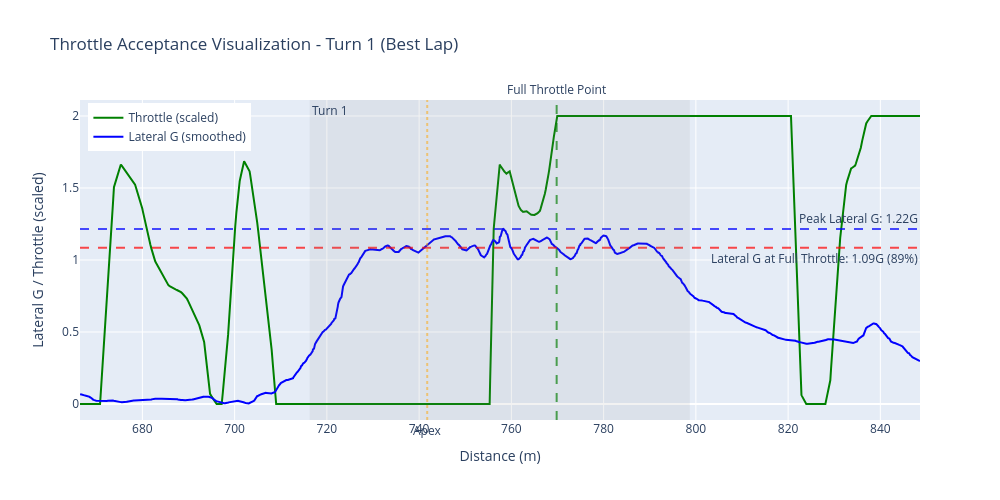

The notebook cell saved with this chart:
### Code cell
# Visualize throttle acceptance concept for Turn 1 (best lap)
# Shows throttle and lateral G over distance with reference lines

import plotly.graph_objects as go

# Get Turn 1 data
turn1 = corners[0]  # First corner
turn1_result = find_throttle_acceptance(lap_channels, turn1, smoothing_window=LATERAL_G_SMOOTHING_WINDOW)

if turn1_result is not None:
    # Extract data for the corner region (with some margin before/after)
    margin = 50  # meters before and after corner
    plot_mask = (lap_channels["distance_m"] >= turn1.start_dist - margin) & (
        lap_channels["distance_m"] <= turn1.end_dist + margin
    )
    plot_data = lap_channels[plot_mask].copy()
    
    # Apply smoothing to lateral G (rolling average) - use same window as calculations
    plot_data["LateralAcc_smooth"] = plot_data["LateralAcc"].abs().rolling(
        window=LATERAL_G_SMOOTHING_WINDOW, center=True, min_periods=1
    ).mean()
    
    fig = go.Figure()
    
    # Throttle trace (scaled to fit on same axis as G)
    fig.add_trace(go.Scatter(
        x=plot_data["distance_m"],
        y=plot_data["PPS"] / 100 * 2,  # Scale 0-100% to 0-2 for visibility
        mode="lines",
        name="Throttle (scaled)",
        line=dict(color="green", width=2),
        hovertemplate="Distance: %{x:.0f}m<br>Throttle: %{customdata:.0f}%<extra></extra>",
        customdata=plot_data["PPS"],
    ))
    
    # Lateral G trace (smoothed absolute value)
    fig.add_trace(go.Scatter(
        x=plot_data["distance_m"],
        y=plot_data["LateralAcc_smooth"],
        mode="lines",
        name="Lateral G (smoothed)",
        line=dict(color="blue", width=2),
        hovertemplate="Distance: %{x:.0f}m<br>Lateral G: %{y:.2f}G<extra></extra>",
    ))
    
    # Peak lateral G reference line
    fig.add_hline(
        y=turn1_result["peak_lateral_g"],
        line_dash="dash",
        line_color="blue",
        opacity=0.7,
        annotation_text=f"Peak Lateral G: {turn1_result['peak_lateral_g']:.2f}G",
        annotation_position="top right",
    )
    
    # Lateral G at throttle acceptance reference line
    fig.add_hline(
        y=turn1_result["lateral_g_at_throttle"],
        line_dash="dash",
        line_color="red",
        opacity=0.7,
        annotation_text=f"Lateral G at Full Throttle: {turn1_result['lateral_g_at_throttle']:.2f}G ({turn1_result['throttle_acceptance_pct']:.0f}%)",
        annotation_position="bottom right",
    )
    
    # Full throttle point vertical line
    fig.add_vline(
        x=turn1_result["full_throttle_dist"],
        line_dash="dash",
        line_color="green",
        opacity=0.7,
        annotation_text="Full Throttle Point",
        annotation_position="top",
    )
    
    # Corner boundaries
    fig.add_vrect(
        x0=turn1.start_dist,
        x1=turn1.end_dist,
        fillcolor="gray",
        opacity=0.1,
        line_width=0,
        annotation_text=turn1.name,
        annotation_position="top left",
    )
    
    # Apex line
    fig.add_vline(
        x=turn1.apex_dist,
        line_dash="dot",
        line_color="orange",
        opacity=0.5,
        annotation_text="Apex",
        annotation_position="bottom",
    )
    
    fig.update_layout(
        title=f"Throttle Acceptance Visualization - {turn1.name} (Best Lap)",
        xaxis_title="Distance (m)",
        yaxis_title="Lateral G / Throttle (scaled)",
        width=1000,
        height=500,
        legend=dict(yanchor="top", y=0.99, xanchor="left", x=0.01),
    )
    
    show_fig(fig)
else:
    print(f"Could not compute throttle acceptance for {turn1.name}")

### Figure 1 — Plotly figure (JSON) as saved in the notebook; plotly's stock layout.template omitted (floating-point values rounded to 4 significant figures; data arrays with more than 128 entries replaced by an {"elided": "..."} marker saying what was removed)
{"data": [{"customdata": {"elided": "2180 float values"}, "hovertemplate": "Distance: %{x:.0f}m<br>Throttle: %{customdata:.0f}%<extra></extra>", "line": {"color": "green", "width": 2}, "mode": "lines", "name": "Throttle (scaled)", "type": "scatter", "x": {"elided": "2180 float values"}, "y": {"elided": "2180 float values"}}, {"hovertemplate": "Distance: %{x:.0f}m<br>Lateral G: %{y:.2f}G<extra></extra>", "line": {"color": "blue", "width": 2}, "mode": "lines", "name": "Lateral G (smoothed)", "type": "scatter", "x": {"elided": "2180 float values"}, "y": {"elided": "2180 float values"}}], "layout": {"annotations": [{"showarrow": false, "text": "Peak Lateral G: 1.22G", "x": 1, "xanchor": "right", "xref": "x domain", "y": 1.216, "yanchor": "bottom", "yref": "y"}, {"showarrow": false, "text": "Lateral G at Full Throttle: 1.09G (89%)", "x": 1, "xanchor": "right", "xref": "x domain", "y": 1.086, "yanchor": "top", "yref": "y"}, {"showarrow": false, "text": "Full Throttle Point", "x": 769.8, "xanchor": "center", "xref": "x", "y": 1, "yanchor": "bottom", "yref": "y domain"}, {"showarrow": false, "text": "Turn 1", "x": 716.3, "xanchor": "left", "xref": "x", "y": 1, "yanchor": "top", "yref": "y domain"}, {"showarrow": false, "text": "Apex", "x": 741.8, "xanchor": "center", "xref": "x", "y": 0, "yanchor": "top", "yref": "y domain"}], "height": 500, "legend": {"x": 0.01, "xanchor": "left", "y": 0.99, "yanchor": "top"}, "shapes": [{"line": {"color": "blue", "dash": "dash"}, "opacity": 0.7, "type": "line", "x0": 0, "x1": 1, "xref": "x domain", "y0": 1.216, "y1": 1.216, "yref": "y"}, {"line": {"color": "red", "dash": "dash"}, "opacity": 0.7, "type": "line", "x0": 0, "x1": 1, "xref": "x domain", "y0": 1.086, "y1": 1.086, "yref": "y"}, {"line": {"color": "green", "dash": "dash"}, "opacity": 0.7, "type": "line", "x0": 769.8, "x1": 769.8, "xref": "x", "y0": 0, "y1": 1, "yref": "y domain"}, {"fillcolor": "gray", "line": {"width": 0}, "opacity": 0.1, "type": "rect", "x0": 716.3, "x1": 798.7, "xref": "x", "y0": 0, "y1": 1, "yref": "y domain"}, {"line": {"color": "orange", "dash": "dot"}, "opacity": 0.5, "type": "line", "x0": 741.8, "x1": 741.8, "xref": "x", "y0": 0, "y1": 1, "yref": "y domain"}], "title": {"text": "Throttle Acceptance Visualization - Turn 1 (Best Lap)"}, "width": 1000, "xaxis": {"title": {"text": "Distance (m)"}}, "yaxis": {"title": {"text": "Lateral G / Throttle (scaled)"}}}}
